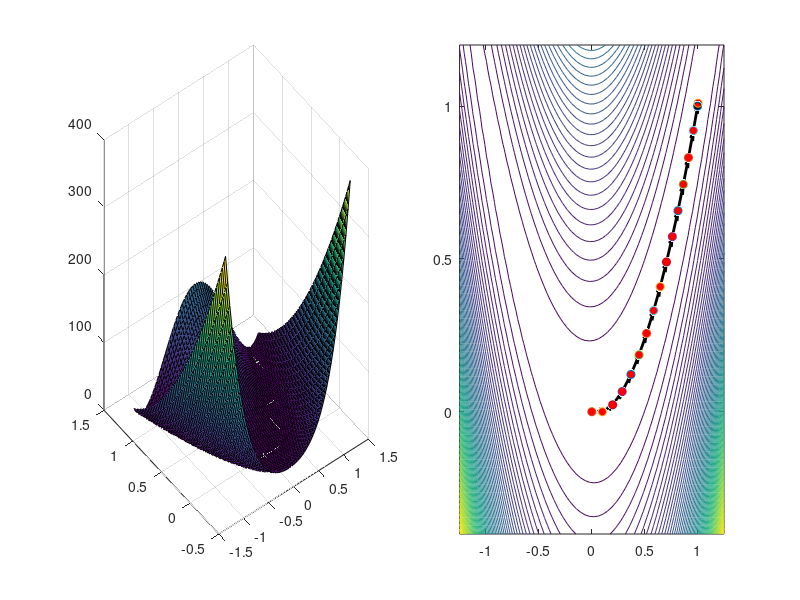

The MATLAB source for this figure:

% Vanilla simulation of a line search algorithm based on Newton.
% Alfa Heryudono MTH574/474

% Start fresh
close all;

% Define objective function
f = @(x,y) 100*(y-x.^2).^2 + (1-x).^2;

% Define gradient of objective function
gradf = @(x,y) [ -400*x.*(y-x.^2)-2*(1-x) ; 200*(y-x.^2) ];

% Define hessian matrix
hessf = @(x,y) [-400*(y-3*x.^2)+2 -400*x; -400*x 200];

% Set the intial starting point
xk = [0;0];

% Set the step-length alpha (fixed for now)
alpha = 0.1;

% Surf and contour plot of the objection function
figure('Position',[30 100 1200 500])
x = linspace(-1.25,1.25,60); y = linspace(-0.4,1.2,60);
[X,Y]=meshgrid(x,y);
Z = f(X,Y);
subplot(1,2,1)
surf(X,Y,Z)
subplot(1,2,2)
contour(X,Y,Z,60); hold on;
plot(1,1,'o','MarkerFaceColor','k','MarkerSize',6)
hold on

% Plot initial point
plot(xk(1),xk(2),'o','MarkerFaceColor','r')

% Print iteration header
fk = f(xk(1),xk(2)); k = 0;
fprintf('iter                   xk                          fk \n')
fprintf('------------------------------------------------------------------\n')
fprintf('%3d        %3.8e    %3.8e       %3.8e\n',k,xk(1),xk(2),fk)

% Start the iteration
KeepIterate = true;
while KeepIterate == true

    % Choose the direction vector pk using steepest descent
    gradfk = gradf(xk(1),xk(2));
    hessfk = hessf(xk(1),xk(2));
    pk = -(hessfk\gradfk);
    pk = pk/norm(pk);

    % Step xk to xk + alpha*pk
    xknew = xk+alpha*pk;

    % Test whether the function value is decreasing or not.
    % One of many criteria to stop
    fktest = f(xknew(1),xknew(2));
    if fktest < fk
        % Plot the xknew
        plot(xknew(1),xknew(2),'o','MarkerFaceColor','r')

        % Plot the pk vector (arrow)
        quiver(xk(1),xk(2),alpha*pk(1),alpha*pk(2),1,'k','Linewidth',2);
        drawnow;

        % Update xk and fk and print the iteration
        k = k+1; xk = xknew; fk = fktest;
        fprintf('%3d        %3.8e    %3.8e       %3.8e\n',k,xk(1),xk(2),fk)
    else
        KeepIterate = false;
    end

end
